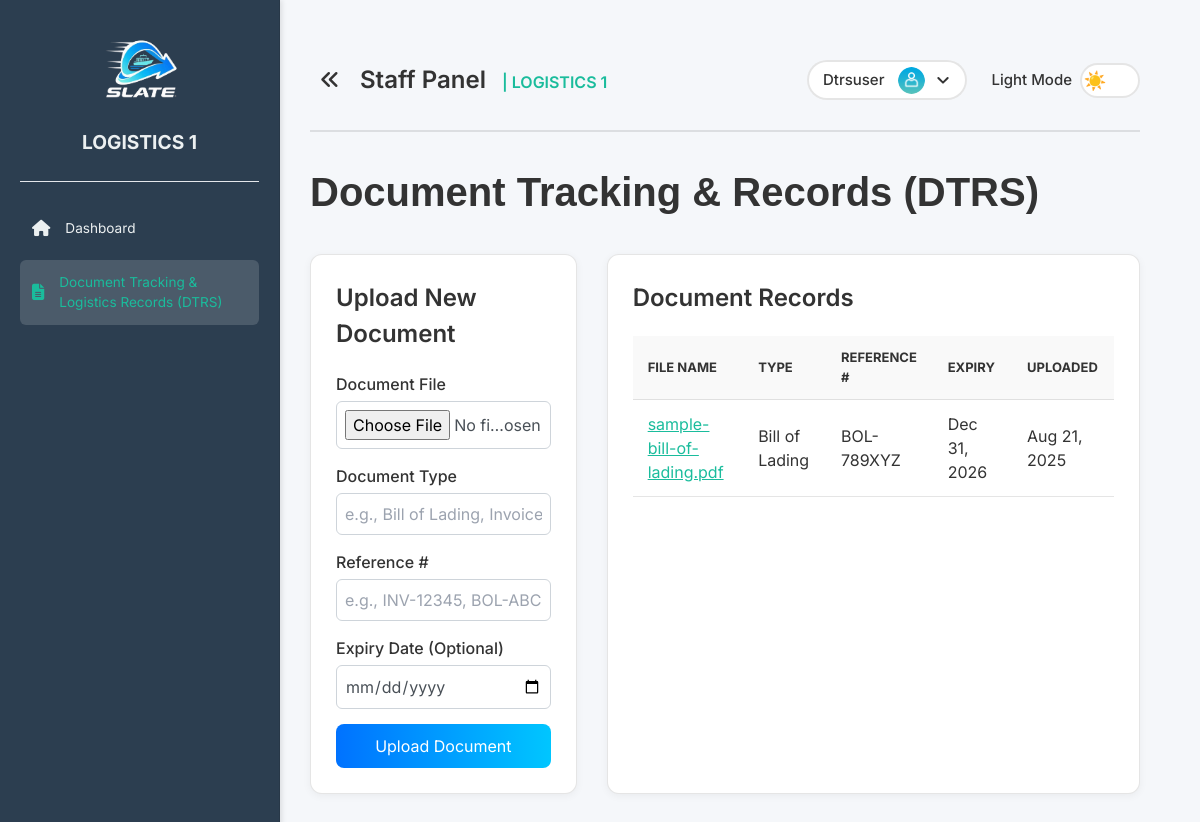
The app's page /pages/document_tracking_records.php (signed in) with its own data.
### tables this page shows
CREATE TABLE `documents` (
  `id` int NOT NULL,
  `file_name` varchar(255) NOT NULL,
  `file_path` varchar(255) NOT NULL,
  `document_type` varchar(100) DEFAULT NULL,
  `reference_number` varchar(100) DEFAULT NULL,
  `expiry_date` date DEFAULT NULL,
  `upload_date` timestamp NULL DEFAULT CURRENT_TIMESTAMP
);

### includes/functions/document.php (called while the page is built, shortened)
<?php
function getAllDocuments() {
    $conn = getDbConnection();
    $result = $conn->query("SELECT * FROM documents ORDER BY upload_date DESC");
    $documents = $result ? $result->fetch_all(MYSQLI_ASSOC) : [];
    return $documents;
}
?>

### pages/document_tracking_records.php (the view, shortened to what this page needs)
<?php
require_once '../includes/functions/document.php';
$documents = getAllDocuments();
?>
<!DOCTYPE html>
<html lang="en">
<head>
  <link rel="stylesheet" href="../assets/css/styles.css">
  <link rel="stylesheet" href="../assets/css/sidebar.css">
</head>
<body>
  <div class="sidebar" id="sidebar"> <?php include '../partials/sidebar.php'; ?> </div>
  <div class="main-content-wrapper" id="mainContentWrapper">
    <div class="content" id="mainContent">
      <?php include '../partials/header.php'; ?>
      <h1 class="page-title" style="font-family: 'Inter Tight', sans-serif; font-weight: 600; font-size: 2.5rem; margin-bottom: 2rem;">Document Tracking & Records (DTRS)</h1>
      <div class="dtrs-grid">
        <div class="card">
          <h2 class="card-title">Upload New Document</h2>
          <form action="document_tracking_records.php" method="POST" enctype="multipart/form-data">
            <div class="form-group"><label>Document File</label><input type="file" name="documentFile" required></div>
            <div class="form-group"><label>Document Type</label><input type="text" name="document_type" placeholder="e.g., Bill of Lading, Invoice" required></div>
            <div class="form-group"><label>Reference #</label><input type="text" name="reference_number" placeholder="e.g., INV-12345, BOL-ABCDE"></div>
            <div class="form-group"><label>Expiry Date (Optional)</label><input type="date" name="expiry_date"></div>
            <button type="submit" class="btn-upload" style="width: 100%;">Upload Document</button>
          </form>
        </div>
        <div class="card">
          <h2 class="card-title">Document Records</h2>
          <div style="overflow-x: auto;">
            <table class="table">
              <thead><tr><th>File Name</th><th>Type</th><th>Reference #</th><th>Expiry</th><th>Uploaded</th></tr></thead>
              <tbody>
                <?php foreach($documents as $doc): ?>
                <tr>
                  <td><a href="../<?php echo htmlspecialchars($doc['file_path']); ?>" target="_blank" style="color: var(--primary-color); text-decoration: underline;"><?php echo htmlspecialchars($doc['file_name']); ?></a></td>
                  <td><?php echo htmlspecialchars($doc['document_type']); ?></td>
                  <td><?php echo htmlspecialchars($doc['reference_number']); ?></td>
                  <td><?php echo $doc['expiry_date'] ? date('M d, Y', strtotime($doc['expiry_date'])) : 'N/A'; ?></td>
                  <td><?php echo date('M d, Y', strtotime($doc['upload_date'])); ?></td>
                </tr>
                <?php endforeach; ?>
              </tbody>
            </table>
          </div>
        </div>
      </div>
    </div>
  </div>
</body>
</html>

### assets/css/styles.css (style rules this page uses)
* { margin: 0; padding: 0; box-sizing: border-box; font-family: 'Inter', sans-serif; }
:root { --bg-color: #f5f7fa; --text-color: #333333; --primary-color: #1abc9c; --accent-color: #00c6ff; --danger-color: #e74c3c; --sidebar-bg: #2c3e50; --sidebar-text: #ecf0f1; --card-bg: #ffffff; --card-border: rgba(0, 0, 0, 0.1); --input-bg: #ffffff; --input-border: #ced4da; --input-text: #495057; --border-color: rgba(0, 0, 0, 0.1); --primary-btn-bg: linear-gradient(to right, #0072ff, #00c6ff); --primary-btn-hover-bg: linear-gradient(to right, #0052cc, #009ee3); --cancel-btn-bg: #e0e0e0; }
body { height: 100vh; display: flex; background: var(--bg-color); color: var(--text-color); transition: background-color 0.5s ease, color 0.5s ease; }
.content { flex: 1; padding: 30px; }

### assets/css/sidebar.css (style rules this page uses)
html.loaded body { visibility: visible !important; opacity: 1 !important; transition: opacity 0.2s ease-in-out; }
.sidebar { width: 280px; min-width: 250px; background: var(--sidebar-bg); color: var(--sidebar-text); padding: 20px; transition: all 0.5s ease; transform: translateX(0); position: fixed; top: 0; left: 0; height: 100vh; overflow-y: auto; overflow-x: hidden; box-shadow: 2px 0 5px rgba(0,0,0,0.1); border-right: 1px solid var(--border-color); z-index: 50; }
html.loaded .sidebar { opacity: 1; visibility: visible; }
.main-content-wrapper { flex: 1; display: flex; flex-direction: column; overflow-y: auto; height: 100vh; margin-left: 250px; transition: margin-left 0.5s ease; }

### pages/document_tracking_records.php (style rules this page uses)
.dtrs-grid { display: grid; grid-template-columns: 1fr 2fr; gap: 30px; }
.card { background: var(--card-bg); border: 1px solid var(--card-border); border-radius: 12px; padding: 25px; box-shadow: 0 2px 8px rgba(0,0,0,0.05); }
.card-title { font-size: 1.5rem; font-weight: 600; margin-bottom: 20px; }
.table { width: 100%; border-collapse: collapse; }
.table th, .table td { padding: 12px 15px; text-align: left; border-bottom: 1px solid var(--card-border); }
.table th { background-color: rgba(128,128,128,0.05); text-transform: uppercase; font-size: 13px; }
.form-group { margin-bottom: 15px; }
.form-group label { display: block; font-weight: 500; margin-bottom: 5px; }
.form-group input { width: 100%; padding: 8px; border: 1px solid var(--input-border); border-radius: 6px; background: var(--input-bg); color: var(--input-text); }
.btn-upload { background: var(--primary-btn-bg); color: white; padding: 10px 20px; border-radius: 8px; cursor: pointer; }

### records on screen
documents: file_name "sample-bill-of-lading.pdf", document_type "Bill of Lading", reference_number "BOL-789XYZ", expiry_date "Dec 31, 2026", upload_date "Aug 21, 2025"

### other values on screen
$_SESSION['username'] "Dtrsuser"
